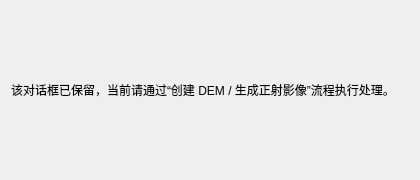
<?xml version="1.0" encoding="UTF-8"?>
<ui version="4.0">
 <class>StereoProcessingDialog</class>
 <widget class="QDialog" name="StereoProcessingDialog">
  <property name="geometry">
   <rect>
    <x>0</x>
    <y>0</y>
    <width>420</width>
    <height>180</height>
   </rect>
  </property>
  <property name="windowTitle">
   <string>立体处理</string>
  </property>
  <layout class="QVBoxLayout" name="mainLayout">
   <item>
    <widget class="QLabel" name="messageLabel">
     <property name="text">
      <string>该对话框已保留，当前请通过“创建 DEM / 生成正射影像”流程执行处理。</string>
     </property>
     <property name="wordWrap">
      <bool>true</bool>
     </property>
    </widget>
   </item>
  </layout>
 </widget>
 <resources/>
 <connections/>
</ui>
